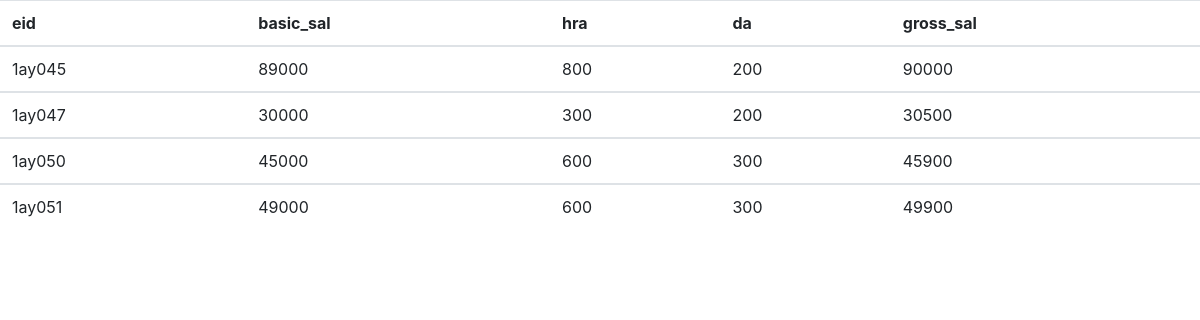
Page /php/disp4.php on the committed database.
### tables this page shows
CREATE TABLE `salary` (
  `eid` varchar(10) NOT NULL,
  `ename` varchar(20) NOT NULL,
  `basic_sal` int(11) NOT NULL,
  `hra` int(11) NOT NULL,
  `da` int(11) NOT NULL,
  `gross_sal` int(11) NOT NULL
);

### php/disp4.php (the view, shortened to what this page needs)
   <html>
   <head>
        <link rel="stylesheet" href="https://stackpath.bootstrapcdn.com/bootstrap/4.1.3/css/bootstrap.min.css">
    </head>
    <body>
    <?php
$conn = new mysqli("localhost","root","","college");
$pr = "SELECT * FROM salary";
$results=$conn->query($pr);
        ?>
        <table class="table">
        <thead>
    <tr>
      <th scope="col">eid</th>
      <th scope="col">basic_sal</th>
      <th scope="col">hra</th>
       <th scope="col">da</th>
      <th scope="col">gross_sal</th>
    </tr>
  </thead>
   <?php
while($row = $results->fetch_assoc())   {
    echo "
  <tbody>
  <tr>
      <td>".$row['eid']."</td>
      <td>".$row['basic_sal']."</td>
      <td>".$row['hra']."</td>
      <td>".$row['da']."</td>
      <td>".$row['gross_sal']."</td>
   </tr>
   ";}
  echo "</tbody>
</table>";
?>

### rows in the picture
salary: eid "1ay045", basic_sal "89000", hra "800", da "200", gross_sal "90000"
salary: eid "1ay047", basic_sal "30000", hra "300", da "200", gross_sal "30500"
salary: eid "1ay050", basic_sal "45000", hra "600", da "300", gross_sal "45900"
salary: eid "1ay051", basic_sal "49000", hra "600", da "300", gross_sal "49900"
